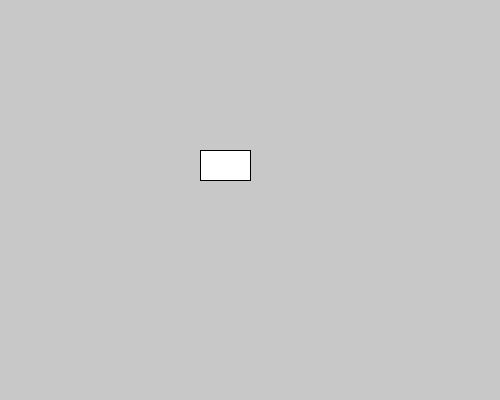
Frame 1 (no input)
Frame 60 (the mouse pressed at the canvas centre just before this capture): identical to frame 1, image omitted
Frame 120 (the mouse held since frame 60 and released just before this capture): identical to frame 1, image omitted

The Processing sketch that drew this single still picture (run headless with seeded random() and noise(); from frame 60 on, the mouse is pressed at the canvas centre):

// Processing sketch: ClickforRed
// ── ClickforRed.pde
float rX = 200;
float rY = 150;
float rW = 50;
float rH = 30;

boolean useRed = false;

void setup() {
  size(500, 400);
}
void draw() {
  background(200);
  if (useRed == true) {
    fill(255, 0, 0);
  } else {
    fill(255);
  }
  rect(rX, rY, rW, rH);
}
void mouseClicked() {
  //if (useRed == true) {
  //  useRed = false;
  //} else {
  //  useRed = true;
  //}
  useRed = !useRed; //this is exactly the same as the five lines above
  //if it seems like crazy talk, then just do the five lines above
}
